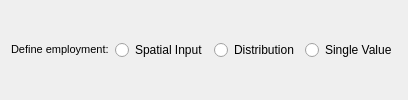
                    <widget class="QWidget" name="widget_12" native="true">
                     <layout class="QHBoxLayout" name="horizontalLayout_3">
                      <item>
                       <widget class="QLabel" name="jobs_lbl">
                        <property name="text">
                         <string>&lt;!DOCTYPE HTML PUBLIC &quot;-//W3C//DTD HTML 4.0//EN&quot; &quot;http://www.w3.org/TR/REC-html40/strict.dtd&quot;&gt;
&lt;html&gt;&lt;head&gt;&lt;meta name=&quot;qrichtext&quot; content=&quot;1&quot; /&gt;&lt;style type=&quot;text/css&quot;&gt;
p, li { white-space: pre-wrap; }
&lt;/style&gt;&lt;/head&gt;&lt;body style=&quot; font-family:'MS Shell Dlg 2'; font-size:8.25pt; font-weight:400; font-style:normal;&quot;&gt;
&lt;p style=&quot; margin-top:0px; margin-bottom:0px; margin-left:0px; margin-right:0px; -qt-block-indent:0; text-indent:0px;&quot;&gt;&lt;span style=&quot; font-size:8pt;&quot;&gt;Define employment:&lt;/span&gt;&lt;/p&gt;&lt;/body&gt;&lt;/html&gt;</string>
                        </property>
                       </widget>
                      </item>
                      <item>
                       <widget class="QRadioButton" name="jobs_direct_radio">
                        <property name="whatsThis">
                         <string>Employment is defined by the employment map input data. The model will use this information to determine the number of jobs in each block of the map.</string>
                        </property>
                        <property name="text">
                         <string>Spatial Input</string>
                        </property>
                       </widget>
                      </item>
                      <item>
                       <widget class="QRadioButton" name="jobs_dist_radio">
                        <property name="whatsThis">
                         <string>Employment is defined as a ratio of employees per net developable hectare. User specifies a range of ratios for industrial and commercial areas. The model uses this to compute the total employment for the area and plan out the urban form appropriately. (Use this if employment data is unavailable but statuatory planning regulations are fairly consistent across the simulation region).</string>
                        </property>
                        <property name="text">
                         <string>Distribution</string>
                        </property>
                       </widget>
                      </item>
                      <item>
                       <widget class="QRadioButton" name="jobs_total_radio">
                        <property name="whatsThis">
                         <string>Using a single value of employment for the entire simulation region, the model determines the possible distribution of jobs. Use this option only if spatially explicit data is unavailable and statuatory regulations are difficult to determine or generalize across the simulation region and only a single value is known.</string>
                        </property>
                        <property name="text">
                         <string>Single Value</string>
                        </property>
                       </widget>
                      </item>
                     </layout>
                    </widget>
